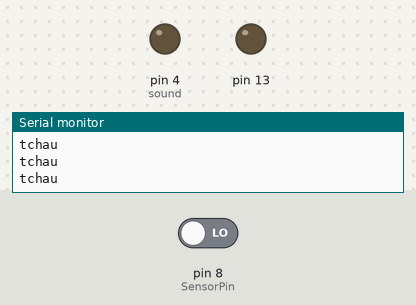
Bench run of a sketch on a simulated Arduino Uno, built with avr-gcc and run on an emulated ATmega328P. Shown: output pins drawn as LEDs (lit = HIGH), the last lines printed to the serial monitor. Inputs (shaded band) come from the test bench; at power-on: pin 8 (SensorPin) LOW. No radio packets arrive unless stated.

Above: at 4.9 s.
5.0 s: pin 8 (SensorPin) driven HIGH
At 6.9 s:
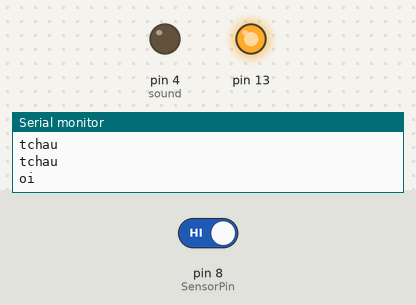
7.8 s: pin 8 (SensorPin) driven LOW
At 9.4 s:
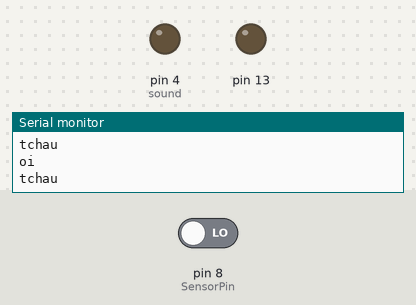
Timing chart, 0 to 10.9 s (numbered marks = the images above; inputs shaded):
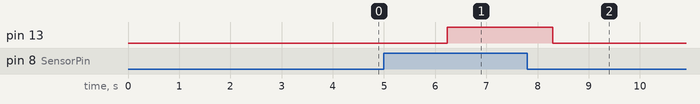

Measured:
- after the input at 5.0 s, pin 13: LOW → HIGH after 1.2 s
- after the input at 7.8 s, pin 13: HIGH → LOW after 0.50 s

The sketch:

RF_emissor_IRpresenca.ino
```cpp
#include <VirtualWire.h>
char *controller;
#define SensorPin 8
int sound = 4;
void setup() {
    Serial.begin(9600);
  pinMode(SensorPin, INPUT);
    pinMode(13, OUTPUT);
        pinMode(sound, OUTPUT);
  vw_set_ptt_inverted(true); //
    vw_set_tx_pin(2);
    vw_setup(4000);// speed of data transfer Kbps
}

void loop() {
  if(digitalRead(SensorPin)==1){
    Serial.println("oi");
	controller="1"  ;
        vw_send((uint8_t *)controller, strlen(controller));
        vw_wait_tx(); // Wait until the whole message is gone
        digitalWrite(13,1);
        delay(2000);
  }else{
     Serial.println("tchau");
    	controller="0"  ;
        vw_send((uint8_t *)controller, strlen(controller));
        vw_wait_tx(); // Wait until the whole message is gone
        digitalWrite(13,0);
        delay(2000);
  }
}
```
